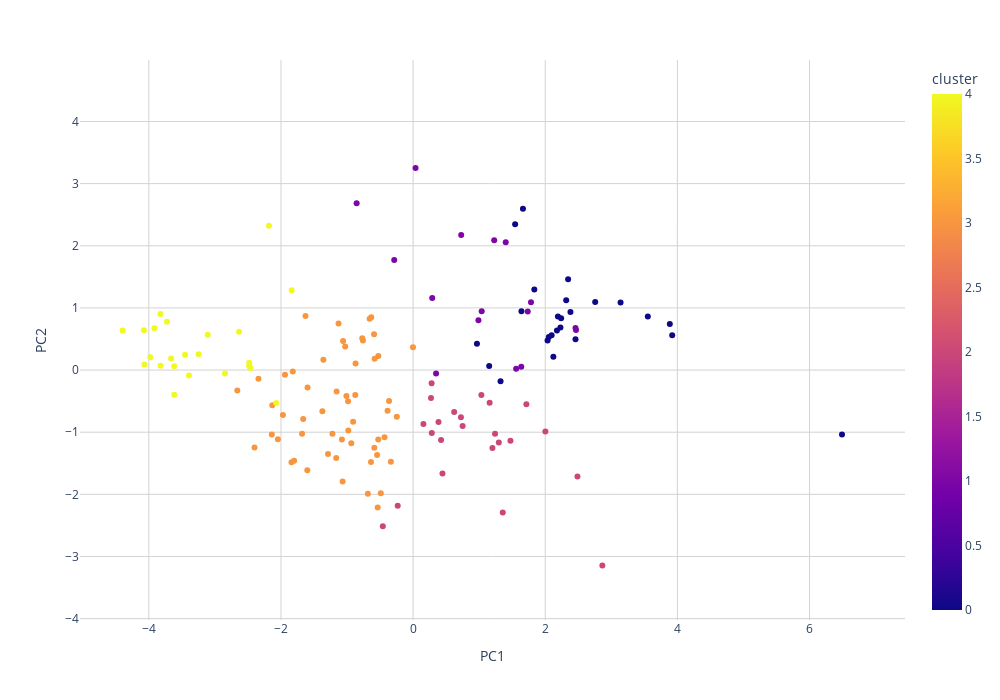

Notebook code for this chart:
### Code cell
def interactive_plot_scatter2(year, x_axis, y_axis, selected_countries):
    
    filtered_data = cluster_data[cluster_data['year'] <= year]
    print(f"{len(filtered_data[filtered_data['year'] == year])} data points from year {year}")

    filtered_data = filtered_data.sort_values(by=['cluster'])
    
    #Define a fixed color scheme for clusters
    color_map = {
        '0': '#228B22', 
        '1': '#00BFFF',    
        '2': '#FFD700',  
        '3': '#DC143C',
        '4': '#7851A9'
    }

    #Assign unique colors for each selected country
    unique_colors = get_unique_colors(len(selected_countries))

    # Create the main scatter plot
    fig = px.scatter(filtered_data[filtered_data['year'] == year], 
                 x=x_axis, y=y_axis, color='cluster', 
                 range_x = [np.min(cluster_data[x_axis])-0.5, np.max(cluster_data[x_axis])+0.5],
                 range_y = [np.min(cluster_data[y_axis])-0.5, np.max(cluster_data[y_axis])+0.5],
                 hover_name='country',  # Set hover name to 'country'
                 hover_data={'country': False, x_axis: False, y_axis: False},  # Include only country in hover data
                 opacity=0.4 if selected_countries else 1,  # Adjust opacity
                 color_discrete_map=color_map)

    fig.update_traces(hovertemplate='%{hovertext}')

    #Add lines and points for selected countries
    for i, country in enumerate(selected_countries):
        country_data = filtered_data[filtered_data['country'] == country]
        country_color = unique_colors[i % len(unique_colors)]
        
        #Add line trace for each country
        line_trace = px.line(country_data, x=x_axis, y=y_axis, 
                             color_discrete_sequence=[country_color],
                             hover_name='country', hover_data=['year']).data[0]
        line_trace.name = country  # Assign country name to the line trace for the legend
        line_trace.hovertemplate = f"{country}<br>%{{y}}<extra></extra>"  # Custom hover template
        
        fig.add_trace(line_trace)
    
        #Add scatter trace for points on the line
        point_trace = px.scatter(country_data, x=x_axis, y=y_axis, 
                                 color_discrete_sequence=[country_color], 
                                 hover_name='year', hover_data=['country']).data[0]
        point_trace.hovertemplate = f"%{{hovertext}}<extra>{country}</extra>"  # Custom hover template
    
        fig.add_trace(point_trace)


    #Update layout of the plot
    fig.update_layout(
        plot_bgcolor='white', 
        width=1000,  
        height=700,  
        legend=dict(
            orientation="h", 
            yanchor="bottom",
            y=-0.15,  
            xanchor="center",
            x=0.5
        ),
        xaxis=dict(
            showgrid=True,
            gridcolor='LightGrey',
            zeroline=True,
            zerolinecolor='LightGrey',
            zerolinewidth=1
        ),
        yaxis=dict(
            showgrid=True,
            gridcolor='LightGrey',
            zeroline=True,
            zerolinecolor='LightGrey',
            zerolinewidth=1
        )
    )
    
    fig.show()

#Widgets for user interaction
year_slider = widgets.IntSlider(value=2019, min=cluster_data['year'].min(), max=cluster_data['year'].max(), step=1, description='Year:')
country_selection = widgets.SelectMultiple(options=cluster_data['country'].unique(), value=[], description='Countries', disabled=False)

#Dropdown for selecting x and y axis variables
variables = plotting_variables
x_axis_dropdown = widgets.Dropdown(options=variables, value='PC1', description='X Axis:')
y_axis_dropdown = widgets.Dropdown(options=variables, value='PC2', description='Y Axis:')

#Display the interactive widgets
interact(interactive_plot_scatter2, year=year_slider, x_axis=x_axis_dropdown, y_axis=y_axis_dropdown, selected_countries=country_selection)

### Figure 1 — Plotly figure (JSON) as saved in the notebook; plotly's stock layout.template omitted (floating-point values rounded to 4 significant figures; data arrays with more than 128 entries replaced by an {"elided": "..."} marker saying what was removed)
{"data": [{"customdata": {"elided": "141x1 str values"}, "hovertemplate": "%{hovertext}", "hovertext": {"elided": "141 str values"}, "legendgroup": "", "marker": {"color": {"elided": "141 int values"}, "coloraxis": "coloraxis", "opacity": 1, "symbol": "circle"}, "mode": "markers", "name": "", "orientation": "v", "showlegend": false, "type": "scatter", "x": {"elided": "141 float values"}, "xaxis": "x", "y": {"elided": "141 float values"}, "yaxis": "y"}], "layout": {"coloraxis": {"colorbar": {"title": {"text": "cluster"}}, "colorscale": [[0, "#0d0887"], [0.1111, "#46039f"], [0.2222, "#7201a8"], [0.3333, "#9c179e"], [0.4444, "#bd3786"], [0.5556, "#d8576b"], [0.6667, "#ed7953"], [0.7778, "#fb9f3a"], [0.8889, "#fdca26"], [1, "#f0f921"]]}, "height": 700, "legend": {"orientation": "h", "tracegroupgap": 0, "x": 0.5, "xanchor": "center", "y": -0.15, "yanchor": "bottom"}, "margin": {"t": 60}, "plot_bgcolor": "white", "width": 1000, "xaxis": {"anchor": "y", "domain": [0, 1], "gridcolor": "LightGrey", "range": [-5.042, 7.445], "showgrid": true, "title": {"text": "PC1"}, "zeroline": true, "zerolinecolor": "LightGrey", "zerolinewidth": 1}, "yaxis": {"anchor": "x", "domain": [0, 1], "gridcolor": "LightGrey", "range": [-4.022, 4.99], "showgrid": true, "title": {"text": "PC2"}, "zeroline": true, "zerolinecolor": "LightGrey", "zerolinewidth": 1}}}
